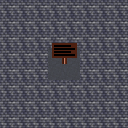

A level layout from a 2D game, rendered from its tile map. Below: a short description, then the map file with its tile-grid data intact:
An orthogonal 8x8 tile map with 16x16 px tiles, 2 tile layers (Calque de Tuiles 2, Calque de Tuiles 1), 3 tilesets.

<map version="1.10" tiledversion="1.12.2" orientation="orthogonal" renderorder="right-down" width="8" height="8" tilewidth="16" tileheight="16" infinite="0" nextlayerid="4" nextobjectid="1">
 <tileset firstgid="1" name="Brick_20-128x128" tilewidth="16" tileheight="16" tilecount="1" columns="1">
  <image source="Texture sol/128x128/converted_16px/Brick/Brick_20-128x128.png" width="16" height="16" />
 </tileset>
 <tileset firstgid="2" name="pancarte_32x32_acajou_pied_texture" tilewidth="32" tileheight="32" tilecount="1" columns="1">
  <image source="pancarte_32x32_acajou_pied_texture.png" width="32" height="32" />
 </tileset>
 <tileset firstgid="3" name="Square_Brick_16-128x128" tilewidth="16" tileheight="16" tilecount="1" columns="1">
  <image source="Texture sol/128x128/converted_16px/Square/Brick/Square_Brick_16-128x128.png" width="16" height="16" />
 </tileset>
 <layer id="3" name="Calque de Tuiles 2" width="8" height="8">
  <data encoding="csv">
1,1,1,1,1,1,1,1,
1,1,1,1,1,1,1,1,
1,1,1,1,1,1,1,1,
1,1,1,3,3,1,1,1,
1,1,1,3,3,1,1,1,
1,1,1,1,1,1,1,1,
1,1,1,1,1,1,1,1,
1,1,1,1,1,1,1,1
</data>
 </layer>
 <layer id="1" name="Calque de Tuiles 1" width="8" height="8">
  <data encoding="csv">
0,0,0,0,0,0,0,0,
0,0,0,0,0,0,0,0,
0,0,0,0,0,0,0,0,
0,0,0,2,0,0,0,0,
0,0,0,0,0,0,0,0,
0,0,0,0,0,0,0,0,
0,0,0,0,0,0,0,0,
0,0,0,0,0,0,0,0
</data>
 </layer>
</map>
